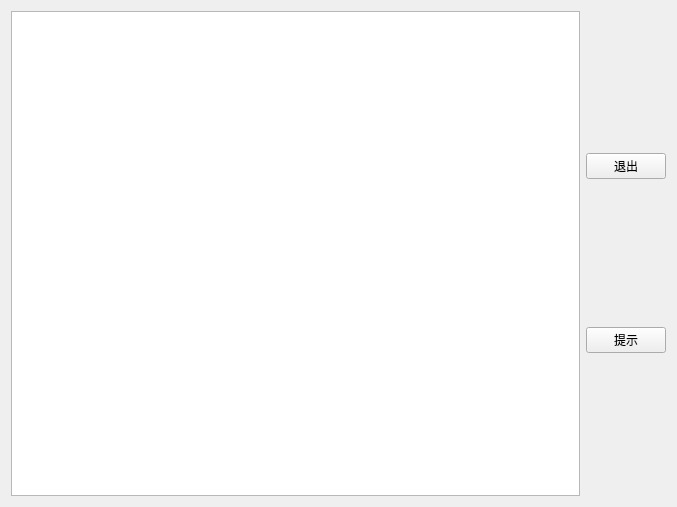
<?xml version="1.0" encoding="UTF-8"?>
<ui version="4.0">
 <class>Widget</class>
 <widget class="QWidget" name="Widget">
  <property name="geometry">
   <rect>
    <x>0</x>
    <y>0</y>
    <width>677</width>
    <height>507</height>
   </rect>
  </property>
  <property name="windowTitle">
   <string>Widget</string>
  </property>
  <layout class="QGridLayout" name="gridLayout">
   <item row="0" column="0">
    <widget class="QGraphicsView" name="graphicsView"/>
   </item>
   <item row="0" column="1">
    <layout class="QVBoxLayout" name="verticalLayout_2">
     <item>
      <widget class="QPushButton" name="pushButton">
       <property name="text">
        <string>退出</string>
       </property>
      </widget>
     </item>
     <item>
      <widget class="QPushButton" name="pushButton_2">
       <property name="text">
        <string>提示</string>
       </property>
      </widget>
     </item>
    </layout>
   </item>
  </layout>
 </widget>
 <layoutdefault spacing="6" margin="11"/>
 <resources/>
 <connections/>
</ui>
